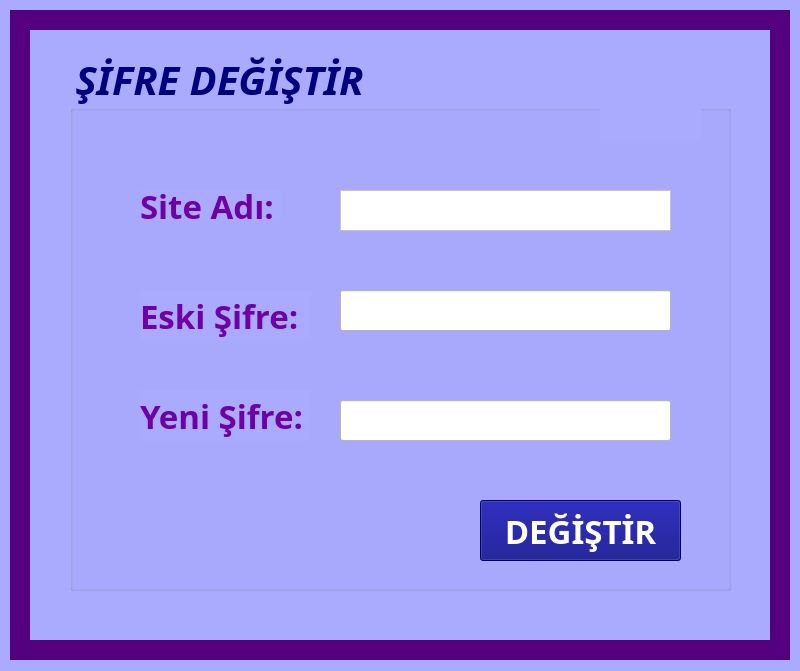
<?xml version="1.0" encoding="UTF-8"?>
<ui version="4.0">
 <class>Form</class>
 <widget class="QWidget" name="Form">
  <property name="geometry">
   <rect>
    <x>0</x>
    <y>0</y>
    <width>800</width>
    <height>671</height>
   </rect>
  </property>
  <property name="windowTitle">
   <string>Site Şifresi Değiştir</string>
  </property>
  <property name="styleSheet">
   <string notr="true">background-color: rgb(170, 170, 255);</string>
  </property>
  <widget class="QPushButton" name="pushButton_2">
   <property name="geometry">
    <rect>
     <x>860</x>
     <y>1020</y>
     <width>241</width>
     <height>71</height>
    </rect>
   </property>
   <property name="font">
    <font>
     <family>Gabriola</family>
     <pointsize>25</pointsize>
     <weight>75</weight>
     <bold>true</bold>
    </font>
   </property>
   <property name="styleSheet">
    <string notr="true">color: rgb(255, 255, 255);
border-color: rgb(0, 0, 127);
background-color: rgb(85, 0, 127);</string>
   </property>
   <property name="text">
    <string>MENÜYE DÖN</string>
   </property>
  </widget>
  <widget class="QGroupBox" name="groupBox">
   <property name="geometry">
    <rect>
     <x>70</x>
     <y>50</y>
     <width>661</width>
     <height>541</height>
    </rect>
   </property>
   <property name="font">
    <font>
     <family>Gabriola</family>
     <pointsize>30</pointsize>
     <weight>75</weight>
     <italic>true</italic>
     <bold>true</bold>
    </font>
   </property>
   <property name="styleSheet">
    <string notr="true">color: rgb(0, 0, 127);</string>
   </property>
   <property name="title">
    <string>ŞİFRE DEĞİŞTİR</string>
   </property>
   <widget class="QLabel" name="label">
    <property name="geometry">
     <rect>
      <x>70</x>
      <y>140</y>
      <width>141</width>
      <height>31</height>
     </rect>
    </property>
    <property name="font">
     <font>
      <family>Gabriola</family>
      <pointsize>25</pointsize>
      <weight>75</weight>
      <bold>true</bold>
     </font>
    </property>
    <property name="styleSheet">
     <string notr="true">color: rgb(110, 0, 165);</string>
    </property>
    <property name="text">
     <string>Site Adı:</string>
    </property>
   </widget>
   <widget class="QLabel" name="ChangePassword">
    <property name="geometry">
     <rect>
      <x>70</x>
      <y>240</y>
      <width>171</width>
      <height>51</height>
     </rect>
    </property>
    <property name="font">
     <font>
      <family>Gabriola</family>
      <pointsize>25</pointsize>
      <weight>75</weight>
      <bold>true</bold>
     </font>
    </property>
    <property name="styleSheet">
     <string notr="true">color: rgb(110, 0, 165);</string>
    </property>
    <property name="text">
     <string>Eski Şifre:</string>
    </property>
   </widget>
   <widget class="QLabel" name="label_3">
    <property name="geometry">
     <rect>
      <x>70</x>
      <y>340</y>
      <width>171</width>
      <height>51</height>
     </rect>
    </property>
    <property name="font">
     <font>
      <family>Gabriola</family>
      <pointsize>25</pointsize>
      <weight>75</weight>
      <bold>true</bold>
     </font>
    </property>
    <property name="styleSheet">
     <string notr="true">color: rgb(110, 0, 165);</string>
    </property>
    <property name="text">
     <string>Yeni Şifre:</string>
    </property>
   </widget>
   <widget class="QPushButton" name="buttonSiteSifreDegistir">
    <property name="geometry">
     <rect>
      <x>410</x>
      <y>450</y>
      <width>201</width>
      <height>61</height>
     </rect>
    </property>
    <property name="font">
     <font>
      <family>Gabriola</family>
      <pointsize>25</pointsize>
      <weight>75</weight>
      <bold>true</bold>
     </font>
    </property>
    <property name="styleSheet">
     <string notr="true">color: rgb(255, 255, 255);
background-color: rgb(0, 0, 127);</string>
    </property>
    <property name="text">
     <string>DEĞİŞTİR</string>
    </property>
   </widget>
   <widget class="QTextEdit" name="text4">
    <property name="geometry">
     <rect>
      <x>270</x>
      <y>140</y>
      <width>331</width>
      <height>41</height>
     </rect>
    </property>
    <property name="font">
     <font>
      <pointsize>15</pointsize>
     </font>
    </property>
    <property name="styleSheet">
     <string notr="true">background-color: rgb(255, 255, 255);
color: rgb(0, 0, 127);</string>
    </property>
   </widget>
   <widget class="QLineEdit" name="text1">
    <property name="geometry">
     <rect>
      <x>270</x>
      <y>240</y>
      <width>331</width>
      <height>41</height>
     </rect>
    </property>
    <property name="font">
     <font>
      <pointsize>15</pointsize>
     </font>
    </property>
    <property name="styleSheet">
     <string notr="true">background-color: rgb(255, 255, 255);</string>
    </property>
    <property name="echoMode">
     <enum>QLineEdit::Password</enum>
    </property>
   </widget>
   <widget class="QLineEdit" name="text2">
    <property name="geometry">
     <rect>
      <x>270</x>
      <y>350</y>
      <width>331</width>
      <height>41</height>
     </rect>
    </property>
    <property name="font">
     <font>
      <pointsize>15</pointsize>
     </font>
    </property>
    <property name="styleSheet">
     <string notr="true">background-color: rgb(255, 255, 255);</string>
    </property>
    <property name="echoMode">
     <enum>QLineEdit::Password</enum>
    </property>
   </widget>
   <widget class="QLabel" name="label_4">
    <property name="geometry">
     <rect>
      <x>530</x>
      <y>0</y>
      <width>101</width>
      <height>91</height>
     </rect>
    </property>
    <property name="font">
     <font>
      <family>Gabriola</family>
      <pointsize>28</pointsize>
      <weight>75</weight>
      <bold>true</bold>
     </font>
    </property>
    <property name="styleSheet">
     <string notr="true">color: rgb(0, 0, 127);</string>
    </property>
    <property name="text">
     <string/>
    </property>
    <property name="pixmap">
     <pixmap>resimler/password.png</pixmap>
    </property>
    <property name="scaledContents">
     <bool>true</bool>
    </property>
   </widget>
  </widget>
  <widget class="QLabel" name="label_5">
   <property name="geometry">
    <rect>
     <x>770</x>
     <y>10</y>
     <width>20</width>
     <height>641</height>
    </rect>
   </property>
   <property name="styleSheet">
    <string notr="true">background-color: rgb(85, 0, 127);</string>
   </property>
   <property name="text">
    <string/>
   </property>
  </widget>
  <widget class="QLabel" name="label_6">
   <property name="geometry">
    <rect>
     <x>10</x>
     <y>10</y>
     <width>20</width>
     <height>641</height>
    </rect>
   </property>
   <property name="styleSheet">
    <string notr="true">background-color: rgb(85, 0, 127);</string>
   </property>
   <property name="text">
    <string/>
   </property>
  </widget>
  <widget class="QLabel" name="label_9">
   <property name="geometry">
    <rect>
     <x>10</x>
     <y>640</y>
     <width>780</width>
     <height>20</height>
    </rect>
   </property>
   <property name="styleSheet">
    <string notr="true">background-color: rgb(85, 0, 127);</string>
   </property>
   <property name="text">
    <string/>
   </property>
  </widget>
  <widget class="QLabel" name="label_10">
   <property name="geometry">
    <rect>
     <x>10</x>
     <y>10</y>
     <width>780</width>
     <height>20</height>
    </rect>
   </property>
   <property name="styleSheet">
    <string notr="true">background-color: rgb(85, 0, 127);</string>
   </property>
   <property name="text">
    <string/>
   </property>
  </widget>
 </widget>
 <resources/>
 <connections/>
</ui>
